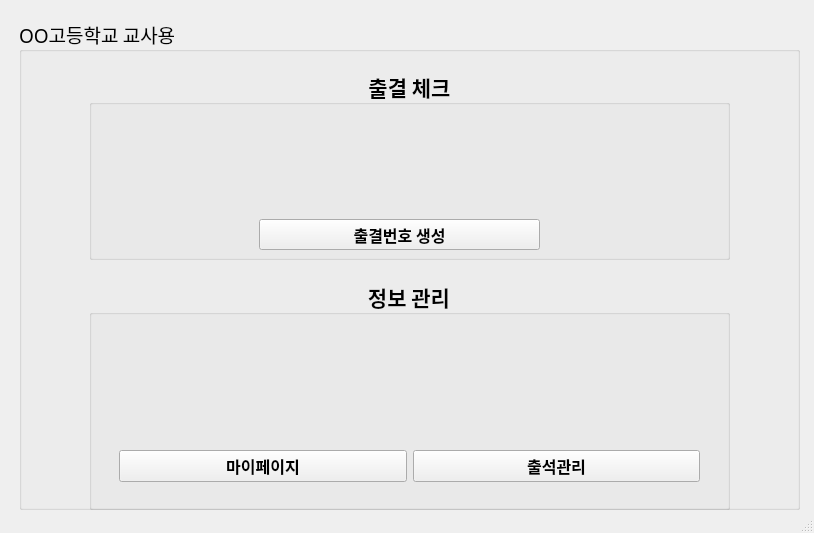
<?xml version="1.0" encoding="UTF-8"?>
<ui version="4.0">
 <class>MainWindow</class>
 <widget class="QMainWindow" name="MainWindow">
  <property name="geometry">
   <rect>
    <x>0</x>
    <y>0</y>
    <width>814</width>
    <height>533</height>
   </rect>
  </property>
  <property name="font">
   <font>
    <family>D2Coding</family>
   </font>
  </property>
  <property name="windowTitle">
   <string>OO고등학교 출결관리앱</string>
  </property>
  <widget class="QWidget" name="centralwidget">
   <widget class="QWidget" name="verticalLayoutWidget">
    <property name="geometry">
     <rect>
      <x>19</x>
      <y>19</y>
      <width>781</width>
      <height>491</height>
     </rect>
    </property>
    <layout class="QVBoxLayout" name="verticalLayout">
     <item>
      <layout class="QHBoxLayout" name="horizontalLayout">
       <item>
        <widget class="QGroupBox" name="groupBox">
         <property name="font">
          <font>
           <pointsize>14</pointsize>
           <weight>50</weight>
           <bold>false</bold>
          </font>
         </property>
         <property name="title">
          <string>OO고등학교 교사용</string>
         </property>
         <widget class="QGroupBox" name="groupBox_2">
          <property name="geometry">
           <rect>
            <x>70</x>
            <y>50</y>
            <width>641</width>
            <height>191</height>
           </rect>
          </property>
          <property name="font">
           <font>
            <pointsize>16</pointsize>
            <weight>75</weight>
            <bold>true</bold>
           </font>
          </property>
          <property name="title">
           <string>출결 체크</string>
          </property>
          <property name="alignment">
           <set>Qt::AlignCenter</set>
          </property>
          <widget class="QWidget" name="horizontalLayoutWidget_3">
           <property name="geometry">
            <rect>
             <x>170</x>
             <y>30</y>
             <width>281</width>
             <height>111</height>
            </rect>
           </property>
           <layout class="QHBoxLayout" name="horizontalLayout_3">
            <item>
             <widget class="QLabel" name="label_2">
              <property name="text">
               <string/>
              </property>
              <property name="pixmap">
               <pixmap>../image/다운로드 (6).png</pixmap>
              </property>
              <property name="alignment">
               <set>Qt::AlignCenter</set>
              </property>
             </widget>
            </item>
           </layout>
          </widget>
          <widget class="QPushButton" name="pushButton_2">
           <property name="geometry">
            <rect>
             <x>170</x>
             <y>150</y>
             <width>281</width>
             <height>31</height>
            </rect>
           </property>
           <property name="font">
            <font>
             <pointsize>12</pointsize>
             <weight>75</weight>
             <bold>true</bold>
            </font>
           </property>
           <property name="text">
            <string>출결번호 생성</string>
           </property>
          </widget>
         </widget>
         <widget class="QGroupBox" name="groupBox_3">
          <property name="geometry">
           <rect>
            <x>70</x>
            <y>260</y>
            <width>641</width>
            <height>231</height>
           </rect>
          </property>
          <property name="font">
           <font>
            <pointsize>16</pointsize>
            <weight>75</weight>
            <bold>true</bold>
           </font>
          </property>
          <property name="title">
           <string>정보 관리</string>
          </property>
          <property name="alignment">
           <set>Qt::AlignCenter</set>
          </property>
          <widget class="QWidget" name="horizontalLayoutWidget">
           <property name="geometry">
            <rect>
             <x>29</x>
             <y>39</y>
             <width>581</width>
             <height>130</height>
            </rect>
           </property>
           <layout class="QHBoxLayout" name="horizontalLayout_4">
            <item>
             <widget class="QLabel" name="label_3">
              <property name="text">
               <string/>
              </property>
              <property name="pixmap">
               <pixmap>../image/4543148.png</pixmap>
              </property>
              <property name="alignment">
               <set>Qt::AlignCenter</set>
              </property>
             </widget>
            </item>
            <item>
             <widget class="QLabel" name="label_4">
              <property name="text">
               <string/>
              </property>
              <property name="pixmap">
               <pixmap>../../../Users/Admin/Downloads/attendance (2).png</pixmap>
              </property>
              <property name="alignment">
               <set>Qt::AlignCenter</set>
              </property>
             </widget>
            </item>
           </layout>
          </widget>
          <widget class="QWidget" name="horizontalLayoutWidget_4">
           <property name="geometry">
            <rect>
             <x>30</x>
             <y>170</y>
             <width>581</width>
             <height>34</height>
            </rect>
           </property>
           <layout class="QHBoxLayout" name="horizontalLayout_5">
            <item>
             <widget class="QPushButton" name="pushButton_3">
              <property name="font">
               <font>
                <pointsize>12</pointsize>
               </font>
              </property>
              <property name="text">
               <string>마이페이지</string>
              </property>
             </widget>
            </item>
            <item>
             <widget class="QPushButton" name="pushButton_5">
              <property name="font">
               <font>
                <pointsize>12</pointsize>
               </font>
              </property>
              <property name="text">
               <string>출석관리</string>
              </property>
             </widget>
            </item>
           </layout>
          </widget>
         </widget>
        </widget>
       </item>
      </layout>
     </item>
    </layout>
   </widget>
  </widget>
  <widget class="QStatusBar" name="statusbar"/>
 </widget>
 <resources/>
 <connections/>
</ui>
